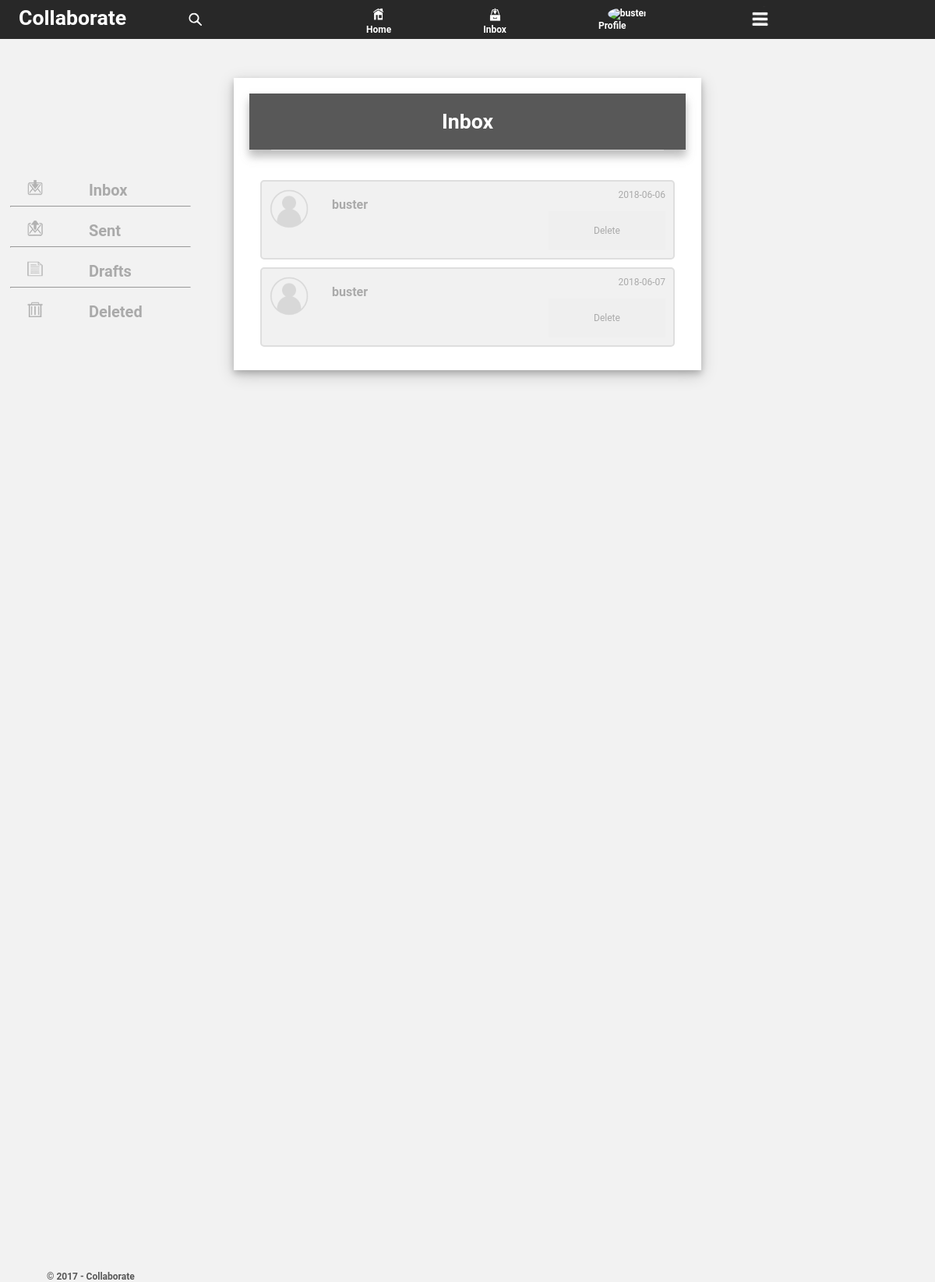
The app's page /inc/inbox.php (signed in) with its own data.
### tables this page shows
CREATE TABLE `pvt_messages` (
  `id` int(11) NOT NULL,
  `to_user` varchar(50) NOT NULL,
  `from_user` varchar(50) NOT NULL,
  `date` date NOT NULL,
  `subject` varchar(255) NOT NULL,
  `message` text NOT NULL,
  `draft` enum('0','1') NOT NULL,
  `opened` enum('0','1') NOT NULL,
  `recipientDelete` enum('0','1') NOT NULL,
  `senderDelete` enum('0','1') NOT NULL
);

### inc/connect.php (the view, shortened to what this page needs)
<?php
function Connect()
{
	$servername = "localhost";
	$db = "collaborate";
    $username = "users";
    $password = "users";
	$port = 3306;
    $conn = mysqli_connect($servername,$username, $password, $db, $port);
    if (!$conn)
	{
        die("Connection failed: " . mysqli_connect_error());
    }
	else
	{
		return $conn;
	}
}
function GetMessages($messages, $x)
{
	try
	{
		$con = Connect();
		if ($get_messages = mysqli_query($con, $messages))
		{
			if($numrows_read = mysqli_num_rows($get_messages) > 0)
			{
				while ($get_msg = mysqli_fetch_assoc($get_messages))
				{
					$id = $get_msg['id'];
					$to_user = $get_msg['to_user'];
					$date = $get_msg['date'];
					$imgOfUser = mysqli_query ($con, "SELECT `profile_pic` FROM `collaborate`.`users` WHERE `username`='$to_user'");
					if($imgOfUser)
					{
						$get_pic_row = mysqli_fetch_assoc($imgOfUser);
						if($get_pic_row['profile_pic'] != "" )
						{
						    $profile_pic = $get_pic_row['profile_pic'];
						}
						else
						{
							$profile_pic = "./../img/no-photo.png";
						}
						switch ($x)
						{
							case '2':
								print ("<div id='$id'>");
								print ("<div id='showMsg' onClick='toggle($id)'>");
								print ("<img src='$profile_pic' alt='Avatar'>");
								print ("<a href='profile.php?u=$to_user'>$to_user</a>");
								print ("<span class='time-right'>$date</span><br/></br/>");
								print ("<button onclick='DeleteMsg($id)' id='delete' name='delete'>Delete</button>");
								print ("</div>");
								print ("</div>");
							  break;
						}
					}
				}
			}
		}
		else
		{
			print ("Sorry, an error occured while trying to connect with the database.");
		}
	}
	catch (Exception $e)
	{
	}
}
function ShowBody($k)
{
	if(isset($_SESSION['username']))
	{
		  $username = $_SESSION['username'];
		  $pic = $_SESSION['get_user_pic'] ;
	}
	switch ($k)
	{
		case '1':
			print ("<body>");
			print ("<div id='headerMenu'>");
			print ("<div id='menu'>");
			print ("<div id='logo'>");
			print ("Collaborate");
			print ("</div>");
			print ('<div id="search_bar2">');
			print ("<div id='img'>");
			print ('<input type="image" id="search_img" src="./../img/search.png" onclick="SearchBar()"><span class="tooltip">Search</span>');
			print ("</div>");
			print ('</div>');
			print ("<div class='menuItem'>");
			print ("<div id='hideMenu'>");
	        print ("<a href='home.php' class='a' ><img id='home3' src='./../img/home.png' alt='Home' />Home</a>");
			print ("<a href='inbox.php' class='a'><img id='inbox_icon3' src='./../img/inbox.png' alt='Inbox' />Inbox</a>");
			print ("<a href='profile.php?u=$username' class='a'><img id='pic3' src='$pic' alt='$username'/>Profile</a>");
			print ("</div>");
			print ("<div class='dropdown2'>");
			print ('<input type="image" src="./../img/hamburger.png" id="dropbtn" onclick="DropDown()">');
			print ("</div>");
			print ("</div>");
			print ("</div>");
			print ('</div>');
		  break;
	}
}
function _html_end()
{
	print ("<br/><br/>");
	print ("<div id='footer'>");
	print ("<small>&copy 2017 - Collaborate</small>");
	print ("</html>");
}
?>

### css/style.css (style rules this page uses)
@media screen and (min-width: 769px) { #headerMenu { position: -webkit-sticky; position: sticky; top: 0; background-color: #282828; border-bottom: 0px; width: 100%; height: 50px; display: flex-wrap; } }
@media screen and (min-width: 769px) { #search_bar2 { position: relative; margin-top: 7px; margin-left: 20%; height: 25px; width: 0; display: block; } }
@media screen and (min-width: 769px) { #search_bar2 input[type="image"] { position: relative; padding-top: 5px; top: 0; height: 25px; width: auto; display: block; transition-timing-function: ease-in-out; -webkit-transition-duration: .5s; transition-duration: .5s; } }
@media screen and (min-width: 769px) { #search_img { transition-timing-function: ease-in-out; -webkit-transition-duration: .5s; transition-duration: .5s; } }
@media screen and (min-width: 769px) { #logo { color: #ffffff; font-size: 20pt; font-weight: bold; position: absolute; display: flex; margin-left: 2%; margin-top: 7px; } }
@media screen and (min-width: 769px) { #menu a { color: #ffffff; height: auto; width: auto; padding-left: 18px; padding-right: 18px; font-weight: bold; transition-timing-function: ease-in-out; -webkit-transition-duration: .5s; transition-duration: .5s; } }
@media screen and (min-width: 769px) { .menuItem { font-weight: bold; font-size: 12pt; display: block; height: 100%; width: 100%; margin-top: 5px; } }
@media screen and (min-width: 769px) { #hideMenu { position: absolute; left: 35%; font-size: 9pt; margin-left: auto; display: flex; } }
@media screen and (min-width: 769px) { #hideMenu img { height: 18px; width: 18px; padding-left: 3px; } }
@media screen and (min-width: 769px) { #hideMenu a { margin-left: 0%; padding:0 50px; } }
@media screen and (min-width: 769px) { .dropdown2 { position: absolute; top: 0; right: 9%; width: 12%; margin-top: 0; display: block; color: #ffffff; } }
@media screen and (min-width: 769px) { .dropdown2 #dropbtn { height: 50px; width: 50px; } }
@media screen and (min-width: 769px) { #img { margin-top: 2px; } }
@media screen and (min-width: 769px) { .container h1, img { height: 10%; width: auto; } }
* { margin: 0px; padding: 0px; font-family: roboto, arial, helvetica, sans-serif; font-size:12px; box-sizing: border-box; }
#pic, #pic2, #pic3 { border-radius: 50%; }
#dropbtn, #dropbtn2 { margin-right: 8%; padding: 8px; height: 100%; width: 100%; border: none; cursor: pointer; transition-timing-function: ease-in-out; -webkit-transition-duration: .5s; transition-duration: .5s; }
#inbox_icon, #dropbtn, #home, #pic, #manage, #signout { margin-left: 2%; width: 35px; height: 35px; }
#inbox_icon3, #home3, #pic3, #manage3, #signout3 { margin-left: 10%; margin-top: 5px; }
a { color: #ffffff; }
a:link { text-decoration: none; }
body { height: 100%; width: 100%; background-color:#f2f2f2; overflow: auto; }
#footer { margin-top: 92%; margin-left:5%; font-weight: bold; color: #585858; }
#menu { width: 100%; height: 60px; display: flex; }
#showMsg { margin-left: auto; margin-right: auto; height: auto; width: 95%; border: 2px solid #dedede; background-color: #f1f1f1; border-radius: 5px; padding: 10px; margin-top: 10px; margin-bottom: 10px; }
#showMsg a { color: #aaa; float: left; font-weight: bold; font-size: 16px; padding: 10px; }
#showMsg::after { content: ""; clear: both; display: table; }
#showMsg img { float: left; max-width: 50px; height: 50px; margin-right: 20px; border-radius: 50%; }
#delete { width: 150px; height: 50px; float: right; color: #aaa; border: none; background-color: none; }

### css/profile.css (style rules this page uses)
.time-right { float: right; color: #aaa; }

### records on screen
pvt_messages: to_user "buster", date "2018-06-06"
pvt_messages: to_user "buster", date "2018-06-07"
